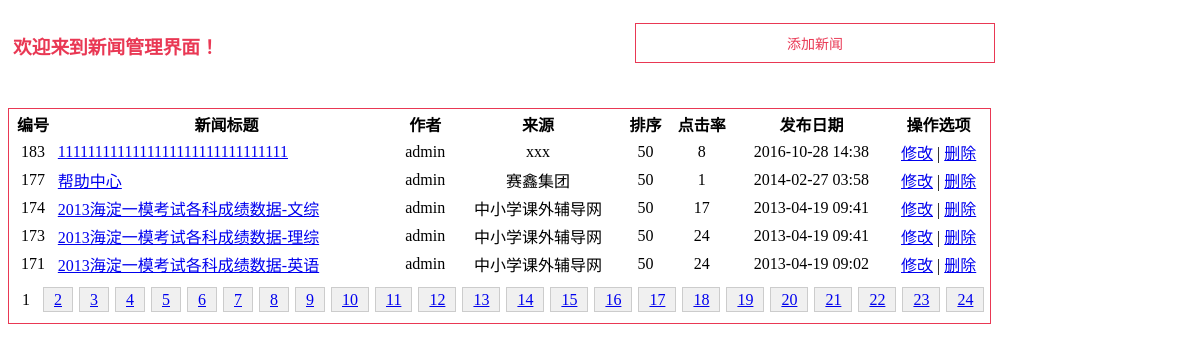
The page /sites2/manage.php on the database its author committed.
### tables this page shows
CREATE TABLE IF NOT EXISTS `007_news` (
  `id` int(11) NOT NULL AUTO_INCREMENT,
  `cat` int(5) NOT NULL,
  `title` varchar(100) NOT NULL,
  `author` varchar(20) DEFAULT NULL,
  `source` varchar(20) DEFAULT NULL,
  `keywords` varchar(200) DEFAULT NULL,
  `description` varchar(255) DEFAULT NULL,
  `orderby` int(5) DEFAULT NULL,
  `content` text,
  `hits` int(10) DEFAULT '0',
  `addate` int(15) DEFAULT NULL,
  PRIMARY KEY (`id`)
);

### sites2/manage.php (the view, shortened to what this page needs)
<?php
$pagesize = 5;
if(empty($_GET["page"])){
    $page = 1;
    $startrow = 0;
} else{
    $page = (int)$_GET["page"];
    $startrow = ($page-1) * $pagesize;
}
$sql = "SELECT * FROM 007_news";
$result = mysql_query($sql);
$records = mysql_num_rows($result);
$pages = ceil($records/$pagesize);
$sql = "SELECT * FROM 007_news ORDER BY orderby ASC, id DESC LIMIT $startrow,$pagesize";
$result = mysql_query($sql);
?>
<!DOCTYPE html>
<html>
<head>
</head>
<body>
<div class="container clearfix">
    <div id="header" class="clearfix">
        <h3>欢迎来到新闻管理界面！</h3>
        <input type="button" value="添加新闻" id="add" onClick="javascript:location.href='add.php'">
    </div>
    <table id="news_table">
        <tr>
            <th>编号</th>
            <th>新闻标题</th>
            <th>作者</th>
            <th>来源</th>
            <th>排序</th>
            <th>点击率</th>
            <th>发布日期</th>
            <th>操作选项</th>
        </tr>
        <?php
        while($arr = mysql_fetch_assoc($result)){
        ?>
        <tr align="center">
            <td><?php echo $arr['id']?></td>
            <td align="left"><a target="_blank" href="content.php?id=<?php echo $arr['id']?>"><?php echo $arr['title']?></a></td>
            <td><?php echo $arr['author']?></td>
            <td><?php echo $arr['source']?></td>
            <td><?php echo $arr['orderby']?></td>
            <td><?php echo $arr['hits']?></td>
            <td><?php echo date("Y-m-d H:i",$arr['addate'])?></td>
            <td>
                <a href="edit.php?id=<?php echo $arr['id']?>">修改</a> |
                <a href="javascript:void(0)" onClick="confirmDel(<?php echo $arr['id']?>)">删除</a>
            </td>
        </tr>
        <?php
           }
        ?>
        <tr>
            <td colspan="8" align="center" class="pagelist">
                <?php
                    $prev = $page - 3;
                    if($prev < 1){$prev = 1;}
                    for($i = $prev; $i<$pages;$i++){
                        if($i == $page){
                            echo "<span>$i</span>";
                        } else{
                            echo "<a href='manage.php?page=$i'>$i</a>";
                        }
                    }
                ?>
            </td>
        </tr>
    </table>
</div>
</body>
</html>

### sites2/manage.php (style rules this page uses)
* { font-family:'微软雅黑'; }
.clearfix:after { content: "";display:block;clear:both; }
.clearfix { zoom:1; }
.container { width:1197px; margin: 5px auto; }
#header { padding: 5px 0 5px 5px; height:80px; position:relative; margin-bottom:10px; }
#header h3 { float:left; color: #e93854; }
#header #add { position:absolute; top:15px; right:210px; display:block; width:360px; height:40px; line-height:40px; background-color:#fff; cursor:pointer; border:1px solid #e93854; font-size:14px; color:#e93854; text-align:center; }
#news_table { border:1px solid #e93854; }
.pagelist { height:40px; line-height:40px; }
.pagelist a { border:1px solid #ccc; background-color:#f0f0f0; padding:3px 10px; margin:0px 3px; }
.pagelist span { padding:3px 10px; }

### rows shown on the page
007_news: id "183", title "1111111111111111111111111111111", author "admin", source "xxx", orderby "50", hits "8", addate "2016-10-28 14:38"
007_news: id "177", title "帮助中心", author "admin", source "赛鑫集团", orderby "50", hits "1", addate "2014-02-27 03:58"
007_news: id "174", title "2013海淀一模考试各科成绩数据-文综", author "admin", source "中小学课外辅导网", orderby "50", hits "17", addate "2013-04-19 09:41"
007_news: id "173", title "2013海淀一模考试各科成绩数据-理综", author "admin", source "中小学课外辅导网", orderby "50", hits "24", addate "2013-04-19 09:41"
007_news: id "171", title "2013海淀一模考试各科成绩数据-英语", author "admin", source "中小学课外辅导网", orderby "50", hits "24", addate "2013-04-19 09:02"
